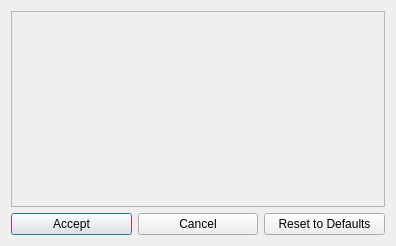
<?xml version="1.0" encoding="UTF-8"?>
<ui version="4.0">
 <class>PseudoregaliaCosmeticPatchesDialog</class>
 <widget class="QDialog" name="BlankCosmeticPatchesDialog">
  <property name="geometry">
   <rect>
    <x>0</x>
    <y>0</y>
    <width>396</width>
    <height>246</height>
   </rect>
  </property>
  <property name="windowTitle">
   <string>Pseudoregalia Game - Cosmetic Options</string>
  </property>
  <layout class="QGridLayout" name="gridLayout">
   <item row="2" column="2">
    <widget class="QPushButton" name="reset_button">
     <property name="text">
      <string>Reset to Defaults</string>
     </property>
    </widget>
   </item>
   <item row="2" column="0">
    <widget class="QPushButton" name="accept_button">
     <property name="text">
      <string>Accept</string>
     </property>
     <property name="default">
      <bool>true</bool>
     </property>
    </widget>
   </item>
   <item row="2" column="1">
    <widget class="QPushButton" name="cancel_button">
     <property name="text">
      <string>Cancel</string>
     </property>
    </widget>
   </item>
   <item row="1" column="0" colspan="3">
    <widget class="QScrollArea" name="scrollArea">
     <property name="widgetResizable">
      <bool>true</bool>
     </property>
     <widget class="QWidget" name="scroll_area_contents">
      <property name="geometry">
       <rect>
        <x>0</x>
        <y>0</y>
        <width>376</width>
        <height>194</height>
       </rect>
      </property>
      <layout class="QVBoxLayout" name="verticalLayout">
       <item>
        <spacer name="verticalSpacer">
         <property name="orientation">
          <enum>Qt::Orientation::Vertical</enum>
         </property>
         <property name="sizeHint" stdset="0">
          <size>
           <width>20</width>
           <height>40</height>
          </size>
         </property>
        </spacer>
       </item>
      </layout>
     </widget>
    </widget>
   </item>
  </layout>
 </widget>
 <layoutdefault spacing="6" margin="11"/>
 <resources/>
 <connections/>
</ui>
